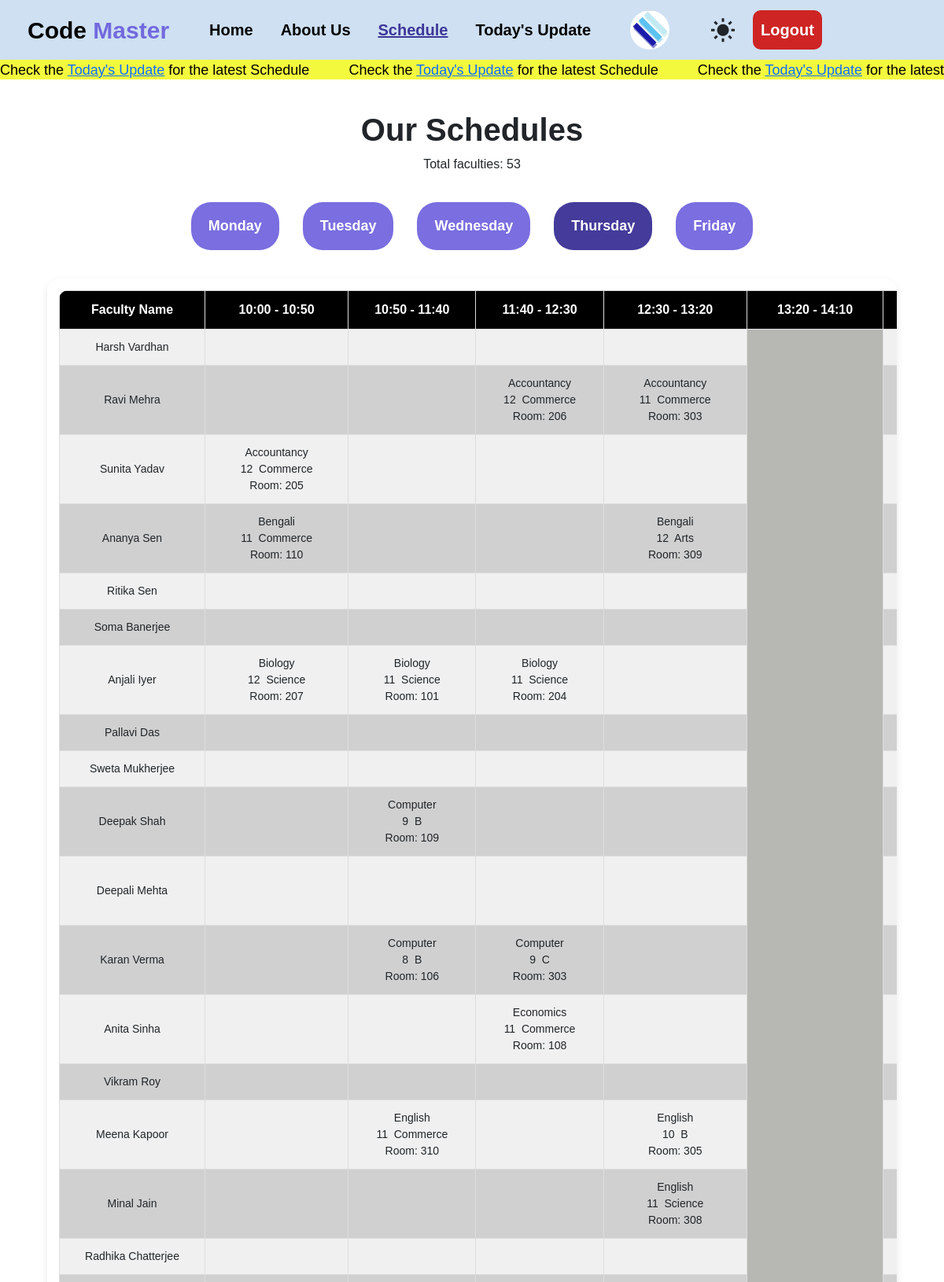
The page /schedule/?day=Thursday (signed in, upper part) on the database its author committed.
### Accounts/models.py (models this page shows, shortened)
class Faculty(models.Model):
    user = models.OneToOneField(User, on_delete=models.CASCADE)
    email = models.EmailField( null=True, blank=True)
    phone_number = models.CharField(max_length=10, null=True, blank=True)
    college_id = models.CharField(max_length=10, unique=True, null=True, blank=True)
    subject = models.CharField(max_length=20)
    photo = models.ImageField(upload_to='faculty_photos/', null=True, blank=True)

### Base_App/models.py (models this page shows, shortened)
class period(models.Model):
    start_time = models.TimeField()
    end_time = models.TimeField(null=True, blank=True)
    period_number = models.IntegerField(null=True, blank=True)
    is_break = models.BooleanField(default=False)

class faculty(models.Model):
    faculty_name = models.CharField(max_length=100)
    college_id = models.CharField(max_length=25,default='DSC-1000')
    subjects = models.ManyToManyField('subject', related_name='faculties')

class schedule(models.Model):
    faculty = models.ForeignKey('faculty', on_delete=models.CASCADE, related_name='schedules')
    day = models.ForeignKey('day', on_delete=models.CASCADE)
    period = models.ForeignKey('period', on_delete=models.CASCADE)
    subject = models.ForeignKey('subject', on_delete=models.CASCADE)
    class_no = models.ForeignKey('class_no', on_delete=models.CASCADE, null=True, blank=True)
    section = models.ForeignKey('section', on_delete=models.CASCADE)
    room = models.ForeignKey('room', on_delete=models.CASCADE)
    is_lab = models.BooleanField(default=False) #for lab
    active = models.BooleanField(default=False)
    class Meta:
        unique_together = [
            ('faculty', 'day', 'period'),
            ('room', 'day', 'period')
        ]
        ordering = ['day', 'period']

class subject(models.Model):
    sub_name = models.CharField(max_length=50, unique=True)

class class_no(models.Model):
    class_name = models.CharField(max_length=50, unique=True)

class section(models.Model):
    sec_name = models.CharField(max_length=10, default="A", unique=True)

class room(models.Model):
    room_no = models.CharField(max_length=5, unique=True)

### Base_App/views.py (the view)
# urls.py: path('schedule/', views.schedule_view, name='schedule_display'),
def schedule_view(request):
    selected_day = request.GET.get('day')
    if not selected_day:
        today = datetime.datetime.today().strftime('%A')
        selected_day = today if today in DAYS else "Monday"
    try:
        selected_day_obj = day.objects.get(day_name__iexact=selected_day)
    except day.DoesNotExist:
        selected_day_obj = None
    faculties = faculty.objects.prefetch_related(
        Prefetch(
            'schedules',
            queryset=schedule.objects.filter(day=selected_day_obj).select_related(
                'subject', 'section', 'room', 'period', 'day'
            ),
            to_attr='filtered_schedules'  # ⬅️ Custom attribute to access in template
        )
    ).all()
    periods = period.objects.order_by('period_number')
    return render(request, 'schedule.html', {
        'faculties': faculties,
        'periods': periods,
        'selected_day': selected_day,
        'days': DAYS,
    })

### templates/schedule.html (shortened to what this page needs)
{% extends "base.html" %}
{% block schedule_status %}active{% endblock schedule_status %}
{% block content %}
<div class="moving-text">
    <div class="scrolling-wrapper">
        <p>
            Check the <a href="/today_schedule">Today's Update</a> for the latest Schedule
            &nbsp;&nbsp;&nbsp;&nbsp;&nbsp;&nbsp;&nbsp;&nbsp;
            Check the <a href="/today_schedule">Today's Update</a> for the latest Schedule
            &nbsp;&nbsp;&nbsp;&nbsp;&nbsp;&nbsp;&nbsp;&nbsp;
            Check the <a href="/today_schedule">Today's Update</a> for the latest Schedule
            &nbsp;&nbsp;&nbsp;&nbsp;&nbsp;&nbsp;&nbsp;&nbsp;
            Check the <a href="/today_schedule">Today's Update</a> for the latest Schedule
        </p>
    </div>
</div>
<section class="schedule-section">
    <div class="schedule-head">
        <h1>Our Schedules</h1>
        <p>Total faculties: {{ faculties|length }}</p>
    </div>
    <div class="day-btns">
        <ul class="days-list">
            {% for d in days %}
                <li>
                    <a href="?day={{ d }}" class="{% if d == selected_day %}active{% endif %}">
                        {{ d }}
                    </a>
                </li>
            {% endfor %}
        </ul>
    </div>
    <div class="today-schedule-table">
        <table>
            <thead>
                <tr>
                    <th>Faculty Name</th>
                    {% for p in periods %}
                        <th>{{ p.start_time|time:"H:i" }} - {{ p.end_time|time:"H:i" }}</th>
                    {% endfor %}
                </tr>
            </thead>
            <tbody>
                {% for f in faculties %}
                    <tr>
                        <td>{{ f.faculty_name }}</td>
                        {% for p in periods %}
                            {% if p.is_break %}
                                {% if forloop.parentloop.first %}
                                    <td rowspan="{{ faculties|length }}" style="background: #b7b7b3; font-size: 40px; font-weight: bold; text-align: center;">Break</td>
                                {% endif %}
                            {% else %}
                                <td>
                                    {% for s in f.filtered_schedules %}
                                        {% if s.period.id == p.id %}
                                            {{ s.subject.sub_name }}<br>
                                            {{ s.class_no.class_name }}&nbsp;
                                            {{ s.section.sec_name }}<br>
                                            Room: {{ s.room.room_no }}
                                        {% endif %}
                                    {% endfor %}
                                </td>
                            {% endif %}
                        {% endfor %}
                    </tr>
                {% endfor %}
            </tbody>
        </table>
    </div>
</section>
{% endblock content %}

### templates/base.html (shortened to what this page needs)
{% load static %}
<!DOCTYPE html>
<html lang="en">
<head>
    <link rel="stylesheet" href="{% static 'style.css' %}" />
    <link rel="stylesheet" href="https://unpkg.com/boxicons@2.1.4/css/boxicons.min.css" />
    <link href="https://cdn.jsdelivr.net/npm/bootstrap@5.3.3/dist/css/bootstrap.min.css" rel="stylesheet" />
</head>
<body class="{% block body_class %}{% endblock body_class %}">
    {% if not block.body_class or block.body_class != "dashboard-page" %}
    <header>
        <div class="navbar">
            <nav>
                <a class="logo" href="/">Code <span>Master</span></a>
                <ul class="navbar-ul">
                    <li ><a class="{% block home_status %}{% endblock home_status %}" href="/">Home</a></li>
                    <li><a class="{% block about_status %}{% endblock about_status %}" href="/about">About Us</a></li>
                    <li><a class="{% block schedule_status %}{% endblock schedule_status %}" href="/schedule/?day=Monday">Schedule</a></li>
                    <li><a class="{% block todaySchedule_status %}{% endblock todaySchedule_status %}" href="/today_schedule">Today's Update</a></li>
                </ul>
                <div class="user-icon">
                    <a href="/dashboard/">
                        {% if request.user.faculty.photo %}
                          <img src="{{ request.user.faculty.photo.url }}" alt="Profile Photo"
                               style="width: 50px; height: 50px; border-radius: 50%; object-fit: cover; margin-left: 50px; margin-right: 50px;">
                        {% else %}
                        <i class='bx bxs-user-circle' style="margin-left: 50px; margin-right: 50px;"></i>
                        {% endif %}
                      </a>
                </div>
                <i class='bx bxs-sun' style="font-size: 36px;"></i>
                {% if user.is_authenticated %}
                    <a class="nav-btn-logout" href="{% url 'logout' %}">Logout</a>
                {% else %}
                    <a class="nav-btn" href="{% url 'signup' %}">Sign up / Login</a>
                {% endif %}
            </nav>
        </div>
    </header>
    {% endif %}
    {% block content %}{% endblock content %}
</body>
</html>

### static/style.css (style rules this page uses)
:root { --primary-bg-color: #cee0f2; --lightheme-color: #5f51dad4; --lighthover-color: #1f1486d4; --darktheme-color: #f1f816d4; --darkhover-color: #babf1bd4; --white-color: white; --black-color: black; --red-color: #ce2424; --deepred-color: #9e1212; --font-family: Arial, sans-serif; }
* { margin: 0; padding: 0; box-sizing: border-box; font-family: var(--font-family); }
span { color: var(--lightheme-color); }
header { background-color: var(--primary-bg-color); color: var(--text-color); padding: 5px 0; font-size: 20px; }
.navbar nav { display: flex; align-items: center; justify-content: space-between; padding-left: 35px; }
.navbar nav .logo { color: var(--black-color); text-decoration: none; font-size: 30px; font-weight: 700; transition: all 0.2s ease; margin-right: 19px; }
.navbar-ul { display: flex; list-style: none; gap: 35px; margin: 0 auto; }
.navbar-ul li a { text-decoration: none; font-weight: 600; color: var(--black-color); transition: all 0.2s ease; }
.navbar-ul li a.active { color: var(--lighthover-color); font-weight: bold; text-decoration: underline; transform: translateY(-3px); }
nav .nav-btn-logout { background-color: var(--red-color); color: var(--white-color); cursor: pointer; border-radius: 10px; padding: 8px; display: inline-block; text-decoration: none; font-weight: 600; border: 2px solid transparent; transition: all 0.2s ease; margin-left: 20px; }
.moving-text { background-color: var(--darktheme-color); width: 100%; height: 25px; overflow: hidden; }
.scrolling-wrapper { display: flex; white-space: nowrap; animation: scroll 30s linear infinite; }
.scrolling-wrapper p { display: inline-block; white-space: nowrap; font-size: 18px; color: var(--black-color); }
.schedule-section { display: flex; flex-direction: column; align-items: center; justify-content: center; text-align: center; width: 100%; }
.schedule-head h1 { text-align: center; font-weight: 600; margin-top: 40px; }
.day-btns { text-align: center; margin-top: 20px; }
.days-list { display: flex; justify-content: center; gap: 30px; list-style: none; padding: 0; justify-content: space-between; width: 100%; }
.days-list li { list-style-type: none; display: flex; }
.days-list li a { text-decoration: none; padding: 17px 22px; font-size: 18px; font-weight: 600; background-color: var(--lightheme-color); color: var(--white-color); border-radius: 25px; cursor: pointer; transition: all 0.3s ease; }
.days-list li a.active { background-color: var(--lighthover-color); color: var(--white-color); }
th, td { padding: 12px 15px; text-align: center; border: 1px solid var(--black-color); }
th { background-color: #000; color: #fff; font-weight: bold; }
td { font-size: 14px; }
tr:nth-child(odd) { background-color: #f0f0f0; }
tr:nth-child(even) { background-color: #d0d0d0; }
.today-schedule-table { width: 90%; margin: 20px auto; overflow-x: auto; background: white; border-radius: 15px; padding: 15px; box-shadow: 0 4px 10px rgba(0, 0, 0, 0.1); }
.today-schedule-table table { width: 150%; border-collapse: collapse; background: white; border-radius: 12px; overflow: hidden; }
.today-schedule-table th, .today-schedule-table td { padding: 12px 15px; text-align: center; border: 1px solid #ddd; }
.today-schedule-table th { background-color: #000; color: #fff; font-weight: bold; }
.today-schedule-table td { font-size: 14px; }

### rows shown on the page
period: start_time "10:00", end_time "10:50", is_break False (drawn)
period: start_time "10:50", end_time "11:40", is_break False (drawn)
period: start_time "11:40", end_time "12:30", is_break False (drawn)
period: start_time "12:30", end_time "13:20", is_break False (drawn)
period: start_time "13:20", end_time "14:10"
faculty: faculty_name "Harsh Vardhan"
period: is_break False (drawn)
faculty: faculty_name "Ravi Mehra"
schedule: subject.sub_name "Accountancy", class_no.class_name "12", section.sec_name "Commerce", room.room_no "206"
schedule: subject.sub_name "Accountancy", class_no.class_name "11", section.sec_name "Commerce", room.room_no "303"
faculty: faculty_name "Sunita Yadav"
schedule: subject.sub_name "Accountancy", class_no.class_name "12", section.sec_name "Commerce", room.room_no "205"
faculty: faculty_name "Ananya Sen"
schedule: subject.sub_name "Bengali", class_no.class_name "11", section.sec_name "Commerce", room.room_no "110"
schedule: subject.sub_name "Bengali", class_no.class_name "12", section.sec_name "Arts", room.room_no "309"
faculty: faculty_name "Ritika Sen"
faculty: faculty_name "Soma Banerjee"
faculty: faculty_name "Anjali Iyer"
schedule: subject.sub_name "Biology", class_no.class_name "12", section.sec_name "Science", room.room_no "207"
schedule: subject.sub_name "Biology", class_no.class_name "11", section.sec_name "Science", room.room_no "101"
schedule: subject.sub_name "Biology", class_no.class_name "11", section.sec_name "Science", room.room_no "204"
faculty: faculty_name "Pallavi Das"
faculty: faculty_name "Sweta Mukherjee"
faculty: faculty_name "Deepak Shah"
schedule: subject.sub_name "Computer", class_no.class_name "9", section.sec_name "B", room.room_no "109"
faculty: faculty_name "Deepali Mehta"
faculty: faculty_name "Karan Verma"
schedule: subject.sub_name "Computer", class_no.class_name "8", section.sec_name "B", room.room_no "106"
schedule: subject.sub_name "Computer", class_no.class_name "9", section.sec_name "C", room.room_no "303"
faculty: faculty_name "Anita Sinha"
schedule: subject.sub_name "Economics", class_no.class_name "11", section.sec_name "Commerce", room.room_no "108"
faculty: faculty_name "Vikram Roy"
faculty: faculty_name "Meena Kapoor"
schedule: subject.sub_name "English", class_no.class_name "11", section.sec_name "Commerce", room.room_no "310"
schedule: subject.sub_name "English", class_no.class_name "10", section.sec_name "B", room.room_no "305"
faculty: faculty_name "Minal Jain"
schedule: subject.sub_name "English", class_no.class_name "11", section.sec_name "Science", room.room_no "308"
faculty: faculty_name "Radhika Chatterjee"

### other values the page prints
{{ faculties|length }} "53"
{{ d }} "Monday" "Tuesday" "Wednesday" "Thursday" "Friday"
